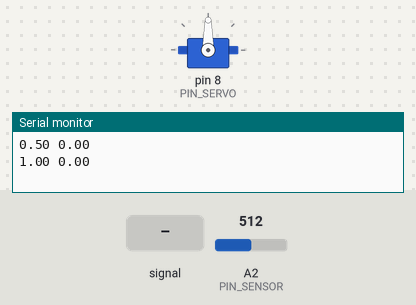
Bench run of a sketch on a simulated Arduino Uno, built with avr-gcc and run on an emulated ATmega328P. Parts: servo, the last lines printed to the serial monitor. The inputs (shaded band) are chosen by the test bench; at power-on: A2 (PIN_SENSOR) = 512.

Above: at 1.2 s.
1.3 s: A2 (PIN_SENSOR) fed a 200 Hz sine of ±81 counts around its level
At 2.74 s:
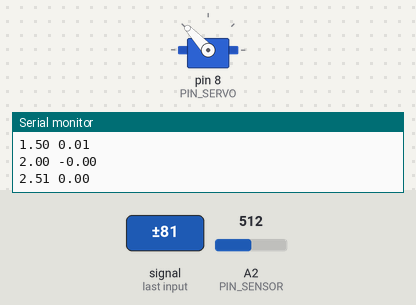
4.3 s: A2 (PIN_SENSOR) set to 900
At 4.9 s:
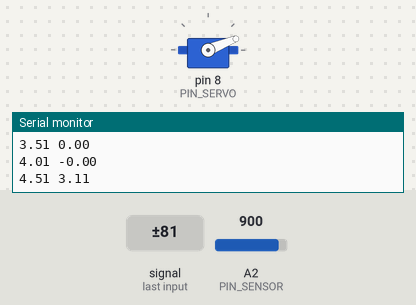
5.8 s: A2 (PIN_SENSOR) set to 1010
At 6.1 s:
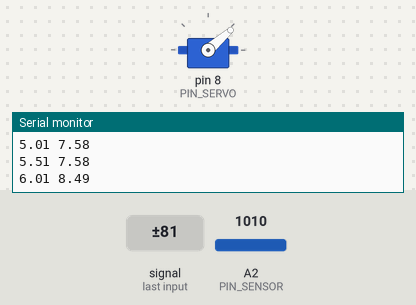
7.3 s: A2 (PIN_SENSOR) set to 306
At 8.4 s:
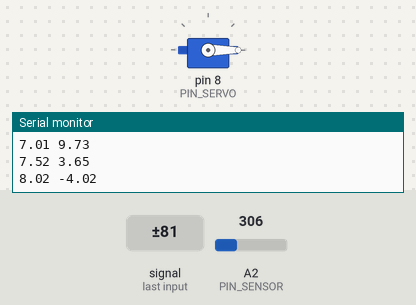
8.8 s: A2 (PIN_SENSOR) fed a 1000 Hz sine of ±255 counts around its level
11.8 s: A2 (PIN_SENSOR) fed a 200 Hz sine of ±255 counts around its level
Timing chart, 0 to 15.8 s (numbered marks = the images above; inputs shaded):
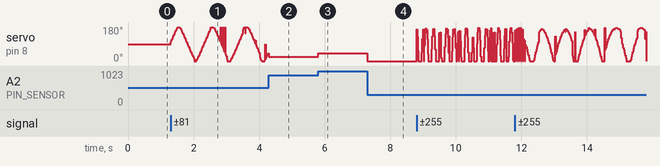

The sketch:

analog_servo_display.ino
```cpp
/* Displays the input current in an analog pin by moving a servo. */

/* Notes about connecting the Vernier Protoboard Adapter
 * - GND to Arduino pin GND (ground)
 * - Vres to Arduino pin A4 (resistance reference)
 * - 5V to Arduino pin 5V (power)
 * - SIG1 to Arduino pin A0 (0-5V output used by almost all Vernier sensors)
 */

/***********************
 * Tweakable variables *
 ***********************/

/* Pins */
#define PIN_SERVO 8
#define PIN_SENSOR A2
#define SCALE  10

/* Sample printing frequency (0 disables printing) */
#define SAMPLE_PRINT_FREQ 2

/***************************************
 * Code starts here, modify with care! *
 ***************************************/
#include "Servo.h"

/* The servo that displays the player's current applied force */
Servo servo;

/* Printing variables */
float totalSamples = 0;
int totalSampleCount = 0;
unsigned long printTime = 0;

void setup() {
  /* Setup pins */
  servo.attach(PIN_SERVO);
  /* Setup serial if printing is enabled */
  if (SAMPLE_PRINT_FREQ > 0) Serial.begin(9600);
}

void loop() {
  /* Poll the sensor (map from 0..1024 to -1..1) */
  float currentPower = SCALE*(analogRead(PIN_SENSOR) / 512.0 - 1.0);

  /* Display the analog sensor's input with the servo */
  servo.write(90 + (int) (90 * currentPower));

  /* Keep track of samples if printing is enabled */
  if (SAMPLE_PRINT_FREQ > 0) {
    /* Add the current sample to the total and keep count */
    totalSamples += currentPower;
    totalSampleCount++;
    if (millis() - printTime > 1000.0 / SAMPLE_PRINT_FREQ) {
      /* Calculate the average sample */
      float sampleAvg = totalSamples / totalSampleCount;
      /* Print the sample (x = time, y = sensor samples) */
      printGeoGebraPoint(millis() / 1000.0, sampleAvg);
      /* Reset printing and average counting variables */
      printTime = millis();
      totalSamples = 0;
      totalSampleCount = 0;
    }
  }
}
```

geogebra_printer.ino
```cpp
int geoGebraPointCount = 0;

void printGeoGebraPoint(float x, float y) {
  Serial.print(x);
  Serial.print(" ");
  Serial.println(y);
}
```

Measured:
- after the input at 5.8 s, servo on pin 8 (PIN_SERVO): 22° → 41° at once
- after the input at 7.3 s, servo on pin 8 (PIN_SERVO): 41° → 0° at once
